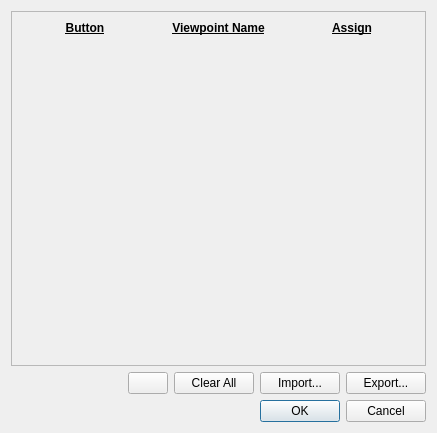
<?xml version="1.0" encoding="UTF-8"?>
<ui version="4.0">
 <class>CustomViewpointButtonDlg</class>
 <widget class="QDialog" name="CustomViewpointButtonDlg">
  <property name="geometry">
   <rect>
    <x>0</x>
    <y>0</y>
    <width>437</width>
    <height>433</height>
   </rect>
  </property>
  <property name="sizePolicy">
   <sizepolicy hsizetype="Preferred" vsizetype="Fixed">
    <horstretch>0</horstretch>
    <verstretch>0</verstretch>
   </sizepolicy>
  </property>
  <property name="windowTitle">
   <string>Configure Custom Viewpoints</string>
  </property>
  <layout class="QVBoxLayout" name="verticalLayout">
   <item>
    <widget class="QScrollArea" name="scrollArea">
     <property name="widgetResizable">
      <bool>true</bool>
     </property>
     <widget class="QWidget" name="scrollAreaWidgetContents_2">
      <property name="geometry">
       <rect>
        <x>0</x>
        <y>0</y>
        <width>413</width>
        <height>336</height>
       </rect>
      </property>
      <layout class="QVBoxLayout" name="verticalLayout_4">
       <item>
        <layout class="QGridLayout" name="gridLayout">
         <item row="0" column="1">
          <widget class="QLabel" name="label_8">
           <property name="font">
            <font>
             <weight>75</weight>
             <bold>true</bold>
             <underline>true</underline>
            </font>
           </property>
           <property name="text">
            <string>Viewpoint Name</string>
           </property>
           <property name="alignment">
            <set>Qt::AlignCenter</set>
           </property>
          </widget>
         </item>
         <item row="0" column="2">
          <widget class="QLabel" name="label_9">
           <property name="font">
            <font>
             <weight>75</weight>
             <bold>true</bold>
             <underline>true</underline>
            </font>
           </property>
           <property name="text">
            <string>Assign</string>
           </property>
           <property name="alignment">
            <set>Qt::AlignCenter</set>
           </property>
          </widget>
         </item>
         <item row="0" column="0">
          <widget class="QLabel" name="label_7">
           <property name="font">
            <font>
             <weight>75</weight>
             <bold>true</bold>
             <underline>true</underline>
            </font>
           </property>
           <property name="text">
            <string>Button</string>
           </property>
           <property name="alignment">
            <set>Qt::AlignCenter</set>
           </property>
          </widget>
         </item>
        </layout>
       </item>
       <item>
        <spacer name="verticalSpacer">
         <property name="orientation">
          <enum>Qt::Vertical</enum>
         </property>
         <property name="sizeHint" stdset="0">
          <size>
           <width>20</width>
           <height>17</height>
          </size>
         </property>
        </spacer>
       </item>
      </layout>
     </widget>
    </widget>
   </item>
   <item>
    <layout class="QHBoxLayout" name="horizontalLayout">
     <item>
      <spacer name="horizontalSpacer">
       <property name="orientation">
        <enum>Qt::Horizontal</enum>
       </property>
       <property name="sizeHint" stdset="0">
        <size>
         <width>40</width>
         <height>20</height>
        </size>
       </property>
      </spacer>
     </item>
     <item>
      <widget class="QPushButton" name="add">
       <property name="toolTip">
        <string>Add new custom viewpoint</string>
       </property>
       <property name="text">
        <string/>
       </property>
       <property name="icon">
        <iconset resource="../../app/MainWindow.qrc">
         <normaloff>:/Resources/images/svg/pqPlus.png</normaloff>:/Resources/images/svg/pqPlus.png</iconset>
       </property>
      </widget>
     </item>
     <item>
      <widget class="QPushButton" name="clearAll">
       <property name="text">
        <string>Clear All</string>
       </property>
      </widget>
     </item>
     <item>
      <widget class="QPushButton" name="importAll">
       <property name="text">
        <string>Import...</string>
       </property>
      </widget>
     </item>
     <item>
      <widget class="QPushButton" name="exportAll">
       <property name="text">
        <string>Export...</string>
       </property>
      </widget>
     </item>
    </layout>
   </item>
   <item>
    <widget class="QDialogButtonBox" name="buttonBox">
     <property name="standardButtons">
      <set>QDialogButtonBox::Cancel|QDialogButtonBox::Ok</set>
     </property>
    </widget>
   </item>
  </layout>
 </widget>
 <resources>
  <include location="../../app/MainWindow.qrc"/>
 </resources>
 <connections>
  <connection>
   <sender>buttonBox</sender>
   <signal>accepted()</signal>
   <receiver>CustomViewpointButtonDlg</receiver>
   <slot>accept()</slot>
   <hints>
    <hint type="sourcelabel">
     <x>218</x>
     <y>211</y>
    </hint>
    <hint type="destinationlabel">
     <x>218</x>
     <y>113</y>
    </hint>
   </hints>
  </connection>
  <connection>
   <sender>buttonBox</sender>
   <signal>rejected()</signal>
   <receiver>CustomViewpointButtonDlg</receiver>
   <slot>reject()</slot>
   <hints>
    <hint type="sourcelabel">
     <x>218</x>
     <y>211</y>
    </hint>
    <hint type="destinationlabel">
     <x>218</x>
     <y>113</y>
    </hint>
   </hints>
  </connection>
 </connections>
</ui>
